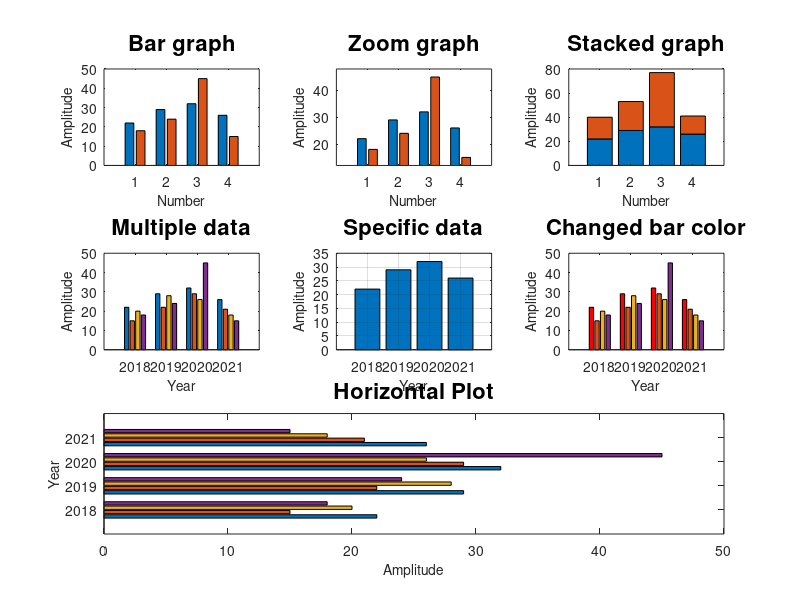

Recreate this plot in MATLAB.
clear all
clc
x=2018:1:2021;
y=[22 15 20 18; 29 22 28 24; 32 29 26 45; 26 21 18 15];
z=bar(x,y);
set(z(1), 'Facecolor','k')
set(z(4), 'Facecolor','g')
grid on
title('Bar graph','FontSize',16);
xlabel('Year', 'FontSize',10);
ylabel('Amplitude', 'FontSize',10);
%%%%%%%%%%%%%%%%%%%%%%%%%%%%%%%%%%
y=[22 18; 29 24; 32 45; 26 15];
subplot(3,3,1);
bar(y);
title('Bar graph','FontSize',16);
xlabel('Number', 'FontSize',10);
ylabel('Amplitude', 'FontSize',10);
%%%%%%%%%%%%%%%%%%%%%%%%%%%%%%%%%%% set specific axis range
subplot(3,3,2);
bar(y);
axis([0, length(y)+1, 12, 48]);
title('Zoom graph','FontSize',16);
xlabel('Number', 'FontSize',10);
ylabel('Amplitude', 'FontSize',10);
%%%%%%%%%%%%%%%%%%%%%%%%%%%%%%%%%%% set stacked bar
subplot(3,3,3);
bar(y,'stacked');
title('Stacked graph','FontSize',16);
xlabel('Number', 'FontSize',10);
ylabel('Amplitude', 'FontSize',10);


%%%%%%%%%%%%%%%%%%%%%%%%%%%%%%%%%%% Multiple data in group
subplot(3,3,4);
x=2018:1:2021;
y=[22 15 20 18; 29 22 28 24; 32 29 26 45; 26 21 18 15];
bar(x,y);
title('Multiple data','FontSize',16);
xlabel('Year', 'FontSize',10);
ylabel('Amplitude', 'FontSize',10);
%%%%%%%%%%%%%%%%%%%%%%%%%%%%%%%%%%% Plot specific data from multiple data
%%%%%%%%%%%%%%%%%%%%%%%%%%%%%%%%%%% set
subplot(3,3,5);
bar(x,y(:,1));
grid on
title('Specific data','FontSize',16);
xlabel('Year', 'FontSize',10);
ylabel('Amplitude', 'FontSize',10);
%%%%%%%%%%%%%%%%%%%%%%%%%%%%%%%%%%%
subplot(3,3,6);
z=bar(x,y);
set(z(1), 'Facecolor','r')
title('Changed bar color','FontSize',16);
xlabel('Year', 'FontSize',10);
ylabel('Amplitude', 'FontSize',10);
%%%%%%%%%%%%%%%%%%%%%%%%%%%%%%%%%%%
subplot(3,3,7:9);
barh(x,y);
title('Horizontal Plot','FontSize',16);
xlabel('Amplitude', 'FontSize',10);
ylabel('Year', 'FontSize',10);
